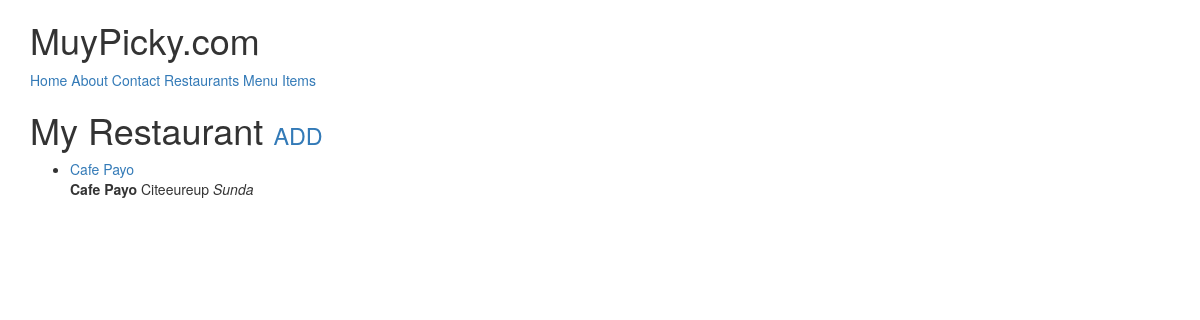
The page /restaurants/ (signed in) on the database as committed earlier.
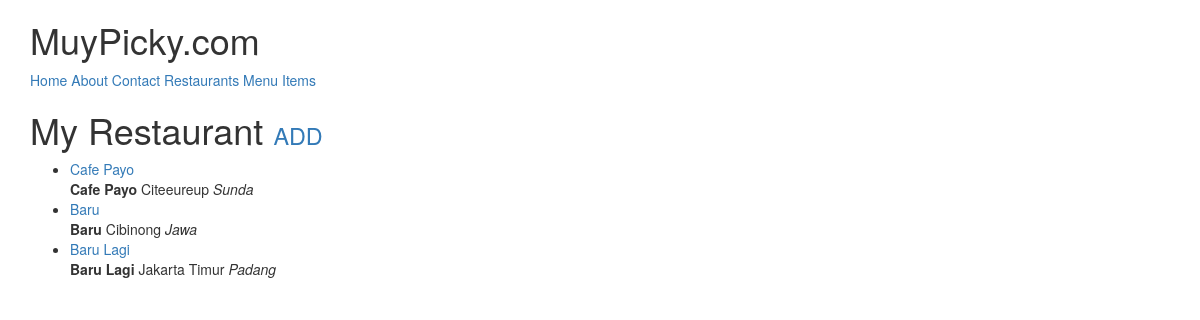
The same page on the database as committed later.
### restaurants/models.py (models this page shows, shortened)
class RestaurantLocation(models.Model):
    owner = models.ForeignKey(User)
    name = models.CharField(max_length=120)
    location = models.CharField(max_length=120, null=True, blank=True)
    category = models.CharField(max_length=120, null=True, blank=True, validators=[validate_category])
    created = models.DateTimeField(auto_now=True)
    updated = models.DateTimeField(auto_now=True)
    slug = models.SlugField(null=True, blank=True)
    def __str__(self):
        return self.name
    def get_absolute_url(self):
        return reverse('restaurants:detail', kwargs={'slug': self.slug})

### restaurants/views.py (the view)
class RestaurantListView(LoginRequiredMixin, ListView):
    def get_queryset(self):
        return RestaurantLocation.objects.filter(owner=self.request.user)

### restaurants/templates/restaurants/restaurantlocation_list.html (shortened to what this page needs)
{% extends 'base.html' %}
{% block content %}
<h1>My Restaurant <small><a href="{% url 'restaurants:create' %}">ADD</a></small></h1>
<ul>
  {% for obj in object_list %}
  <li><a href='{{ obj.get_absolute_url }}'>{{ obj }}</a><br/>
   <strong>{{ obj.name }}</strong> {{ obj.location }} <em>{{ obj.category }}</em></li>
    {% empty %}
    <li><a href="{% url 'restaurants:create' %}">Add One</a></li>
  {% endfor %}
</ul>
{% endblock %}

Rows that differ between the two databases and show on the page:
added RestaurantLocation: name "Baru", location "Cibinong", category "Jawa"
added RestaurantLocation: name "Baru Lagi", location "Jakarta Timur", category "Padang"
